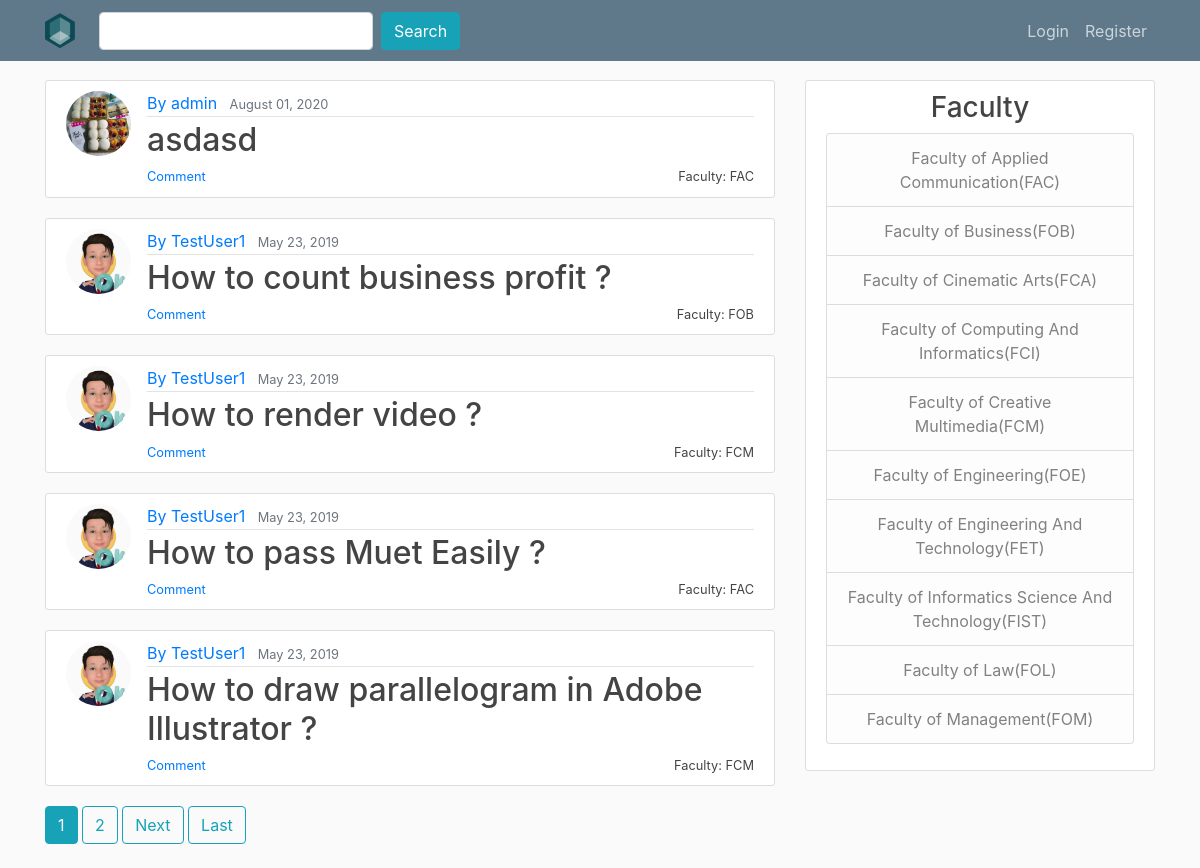
The app's page /QnA/ with its own data.
### QnA/models.py (models this page shows, shortened)
class question (models.Model):
    title = models.CharField(max_length=100) #use charfield to limit user input
    liked_by = models.ManyToManyField(User,related_name='liked_by_question',blank = True)
    like = models.IntegerField(default=0)
    content = models.TextField() #use TextField if there is no limit for the content
    image = models.ImageField(upload_to="image",blank=True)
    date_published = models.DateTimeField(default=timezone.now) #auto-select the current time
    category = models.ForeignKey(category,on_delete=models.CASCADE)
    author = models.ForeignKey(User, on_delete=models.CASCADE) #if the user is deleted the question will be deleted

class category (models.Model):
    category = models.CharField(max_length=100)
    slug = models.SlugField(max_length=100,unique=True)
    def get_absolute_url(self): #this is needed so because the slug for each category is different, hence this is needed to specify the args for the url
        return reverse('category',args=[self.slug])
    def __str__(self):
        return self.category

### users/models.py (models this page shows, shortened)
class Profile(models.Model):
    user = models.OneToOneField(User, on_delete=models.CASCADE) #make sure no duplicate username
    image = models.ImageField(default="default.png", upload_to="profile_pics") #specify this is image

### QnA/views.py (the view)
# urls.py: path("QnA/", QuestionListView.as_view(), name="qna"),
class QuestionListView(ListView):
    model = question #choosing the database
    template_name = 'QnA/question.html' #specifying the template
    context_object_name = 'question' #the object name in the template
    ordering = ['-date_published'] #to arrange the post from the latest date published
    paginate_by = 5 #to limit 5 question per page

### QnA/templates/QnA/question.html (shortened to what this page needs)
{% extends "QnA/base.html" %}
{% load crispy_forms_tags %}
{% block content %}
	{% for question in question %}
		<article class="media content-section">
		  <img class="rounded-circle article-img" src="{{ question.author.profile.image.url }}">
		  <div class="media-body">
		    <div class="article-metadata">
		      <a class="mr-2" href="{% url 'user-profile' question.author.username %}" >By {{ question.author }}</a>
		      <small class="text-muted">{{ question.date_published|date:"F d, Y" }}</small>
		    </div>
				<h2><a class="article-title" style="display : inline" href="{% url 'question-detail' question.pk %}" >{{ question.title }}</a></h2>
				<a href="{{ question.category.get_absolute_url}}"><small class="article-title" style="float: right" >Faculty: {{ question.category }}</small></a>
				<small class="article-title" style="float: left" ><a href="{% url 'question-detail' question.pk %}">Comment</a></small>
		  </div>
		</article>
	{% empty %}
		<h1>There are currently no question. Ask a question Now!</h1>
	{% endfor %}
	{% if is_paginated %}
		{% for num in page_obj.paginator.page_range %}
			{% if page_obj.number == num %}
				<a class="btn btn-info mb-4" href="?page={{ num }}">{{ num }}</a>
			{% elif num > page_obj.number|add:'-3' and num < page_obj.number|add:'3'%}
				<a class="btn btn-outline-info mb-4" href="?page={{ num }}">{{ num }}</a>
			{% endif %}
		{% endfor %}
		{% if page_obj.has_next %}
			<a class="btn btn-outline-info mb-4" href="?page={{ page_obj.next_page_number }}">Next</a>
			<a class="btn btn-outline-info mb-4" href="?page={{ page_obj.paginator.num_pages}}">Last</a>
		{% endif %}
	{% endif %}
{% endblock %}

### QnA/templates/QnA/base.html (shortened to what this page needs)
{% load static %}
<!DOCTYPE html>
<html>
<head>
    <link rel="stylesheet" href="https://stackpath.bootstrapcdn.com/bootstrap/4.3.1/css/bootstrap.min.css">
		<link rel="stylesheet" type="text/css" href="{% static 'QnA/base.css' %}">
</head>
<body>
	<header class="site-header">
	  <nav class="navbar navbar-expand-md bg-steel fixed-top">
	    <div class="container">
				{% if user.is_authenticated %}
				<a class="navbar-brand mr-4" href="{% url 'qna' %}"><img src="{% static 'Image/logo.png' %}"/></a>
				{% else %}
				<a class="navbar-brand mr-4" href="{% url 'home' %}"><img src="{% static 'Image/logo.png' %}"/></a>
				{% endif %}
	      <div class="collapse navbar-collapse" id="navbarToggle">
	        <div class="navbar-nav mr-auto">
						<form class="form-inline" action="/search/" method="get">
								<input class="form-control mr-sm-2" type="text" name="search">
								<button class="btn btn-info" type="submit">
										 Search
								</button>
						</form>
	        </div>
	        </div>
	        <div class="navbar-nav">
	          {% if user.is_authenticated %}
						<a class="nav-item nav-link" href="{% url 'profile' %}"><img class="rounded-circle article-img" style="width:30px;height:30px"src="{{ user.profile.image.url }}">Profile</a>
						<a class="nav-item nav-link" href="/chat/">Chat</a>
						<a class="nav-item nav-link" href="{% url 'new-question' %}"><span class="glyphicon glyphicon-user"></span>New Question</a>
						<a class="nav-item nav-link" href="{% url 'logout' %}">Logout</a>
	          {% else %}
	         	 <a class="nav-item nav-link" href="{% url 'login' %}">Login</a>
	             <a class="nav-item nav-link" href="{% url 'register' %}">Register</a>
	          {% endif %}
	        </div>
	      </div>
	  </nav>
	</header>
	<main role="main" class="container">
	  <div class="row">
	    <div class="col-md-8">
	      {% block content %}{% endblock %}
	    </div>
	    <div class="col-md-4">
	      <div class="content-section">
	        <h3 align="center">Faculty</h3>
				<ul class="list-group" style="text-align:center">
	            	<a class="list-group-item list-group-item-light" href="/category/fac/">Faculty of Applied Communication(FAC)</a>
	            	<a class="list-group-item list-group-item-light" href="/category/fob/">Faculty of Business(FOB)</a>
	            	<a class="list-group-item list-group-item-light" href="/category/fca/">Faculty of Cinematic Arts(FCA)</a>
	            	<a class="list-group-item list-group-item-light" href="/category/fci/">Faculty of Computing And Informatics(FCI)</a>
	            	<a class="list-group-item list-group-item-light" href="/category/fcm/">Faculty of Creative Multimedia(FCM)</a>
	            	<a class="list-group-item list-group-item-light" href="/category/foe/">Faculty of Engineering(FOE)</a>
					<a class="list-group-item list-group-item-light" href="/category/fet/">Faculty of Engineering And Technology(FET)</a>
					<a class="list-group-item list-group-item-light" href="/category/fist/">Faculty of Informatics Science And Technology(FIST)</a>
					<a class="list-group-item list-group-item-light" href="/category/fol/">Faculty of Law(FOL)</a>
					<a class="list-group-item list-group-item-light" href="/category/fom/">Faculty of Management(FOM)</a>
	        	</ul>
	</main>
</body>
</html>

### QnA/static/QnA/base.css (style rules this page uses)
body { background: #fafafa; color: #333333; margin-top: 5rem; }
h1, h2, h3, h4, h5, h6 { color: #444444; }
ul { margin: 0; }
.bg-steel { background-color: #5f788a; }
.site-header .navbar-nav .nav-link { color: #cbd5db; }
.content-section { background: #ffffff; padding: 10px 20px; border: 1px solid #dddddd; border-radius: 3px; margin-bottom: 20px; }
.article-title { color: #444444; }
.article-img { height: 65px; width: 65px; margin-right: 16px; }
.article-metadata { padding-bottom: 1px; margin-bottom: 4px; border-bottom: 1px solid #e3e3e3 }

### records on screen
question: author.profile.image (picture), author "admin", date_published "August 01, 2020", title "asdasd", category "FAC"
question: author.profile.image (picture), author "TestUser1", date_published "May 23, 2019", title "How to count business profit ?", category "FOB"
question: author.profile.image (picture), author "TestUser1", date_published "May 23, 2019", title "How to render video ?", category "FCM"
question: author.profile.image (picture), author "TestUser1", date_published "May 23, 2019", title "How to pass Muet Easily ?", category "FAC"
question: author.profile.image (picture), author "TestUser1", date_published "May 23, 2019", title "How to draw parallelogram in Adobe Illustrator ?", category "FCM"

### other values on screen
{{ num }} "1"
{{ num }} "2"
